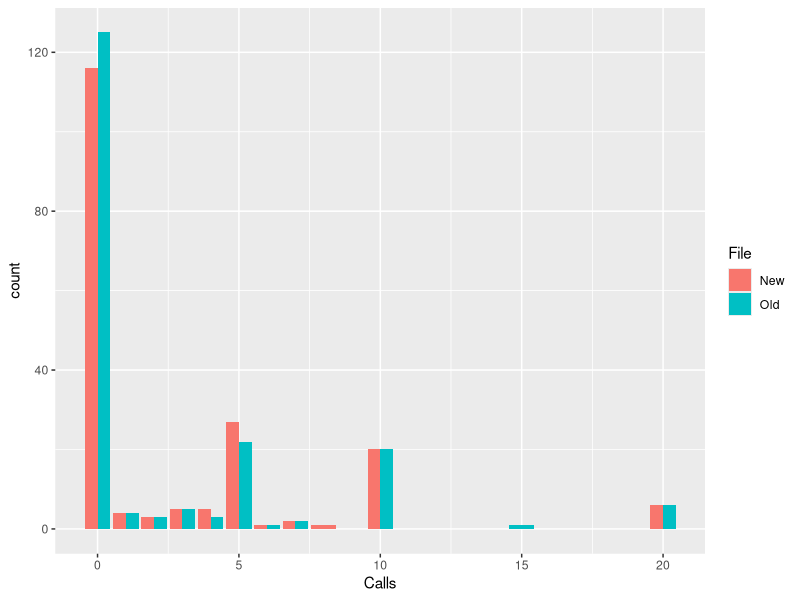

Write R code to recreate this figure.
# How different is the new data from the old data?
library(haven)
library(dplyr)
library(ggplot2)

dat.old = read.delim("HeroViolence.txt")
dat.new = read_spss("HeroViolenceData - FS 14 dataAdam.sav")


setdiff(names(dat.old), names(dat.new))
setdiff(names(dat.new), names(dat.old))

dat.new = dat.new %>% 
  rename(Intercepted = intercepted,
         Location = Location_filter,
         Guilty = Gulty)

dat.old = dat.old %>% 
  mutate(callsyesno = ifelse(Calls > 0, 1, 0))

# Each subject has a unique ID this time, which is good,
# but that makes it difficult to match the old data to the new data.
table(dat.old$Subject)
table(dat.new$Subject)

# The number of rows has shrank, rather than grown, despite the additional data collection
nrow(dat.old)
nrow(dat.new)

# Is it that non-intercepted subjects or missing data were preemptively discarded this time?
dat.old %>% 
  filter(!(is.na(Calls)), Intercepted == 1) %>% 
  nrow()

dat.new %>% 
  filter(!(is.na(Calls)), Intercepted == 1) %>% 
  nrow()

# Where are these subjects going?
table(dat.old$Calls)
table(dat.new$Calls)

dat.old$File = "Old"
dat.new$File = "New"

dat.old.small = select(dat.old, -Date)
dat.new.small = select(dat.new, -Date)

bind_rows(dat.old.small, dat.new.small) %>% 
  ggplot(aes(x = Calls, fill = File)) +
  geom_bar(stat = "count", position = "dodge")
